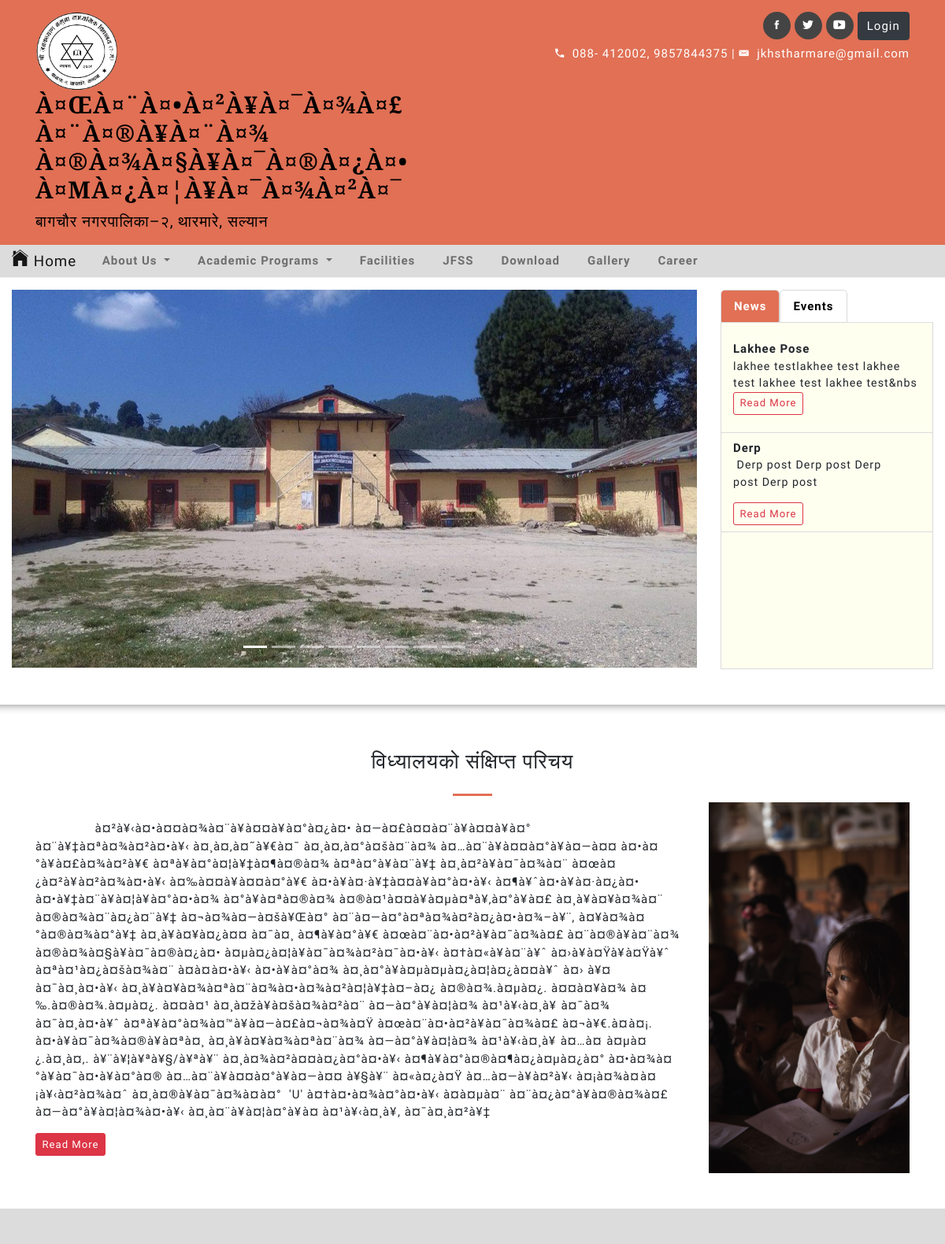
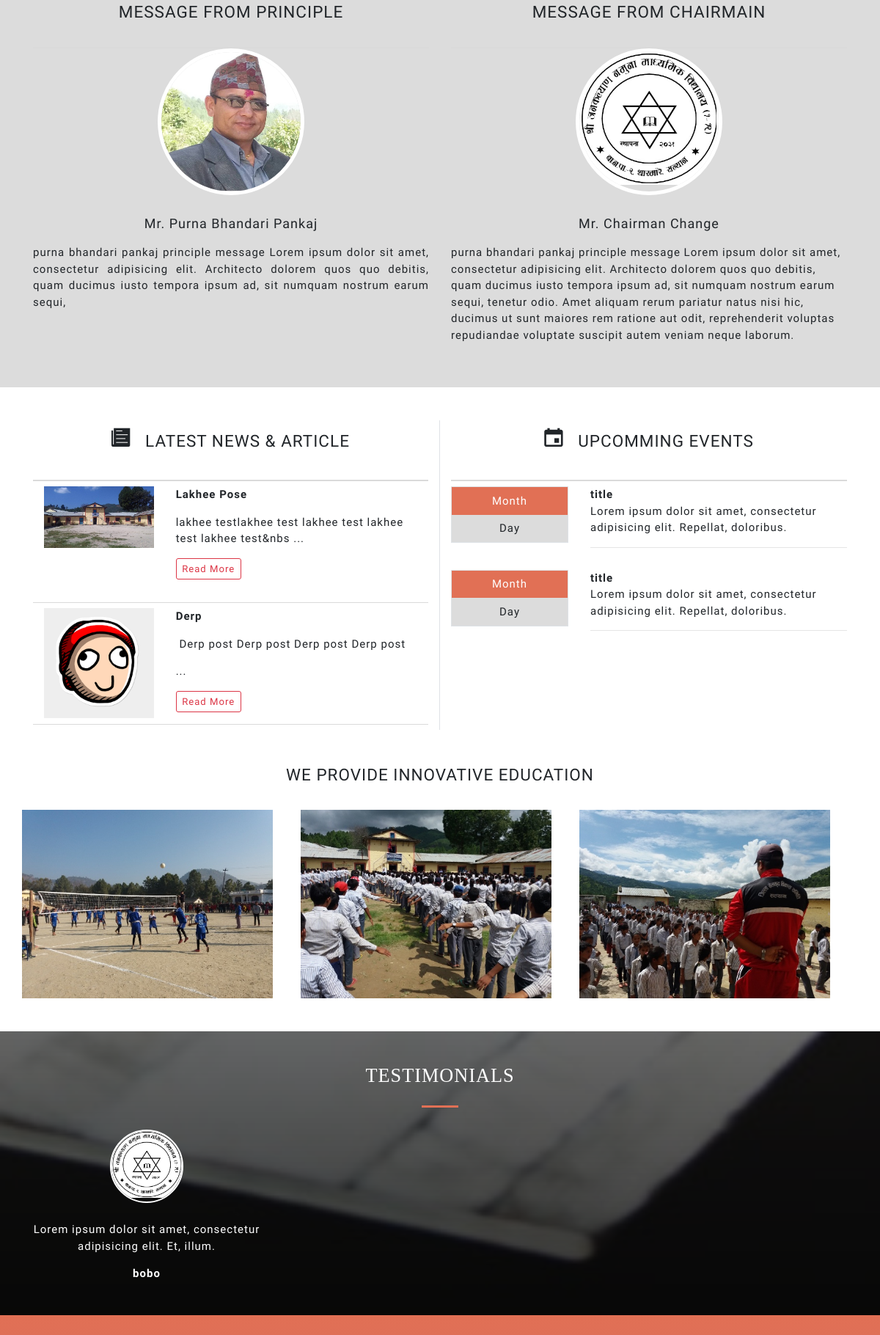
The page / (upper part) on the database its author committed (2 pictures, top to bottom).
### tables this page shows
CREATE TABLE `homepage` (
  `id` int(11) NOT NULL,
  `about_us` text NOT NULL,
  `facebook` varchar(255) NOT NULL,
  `twitter` varchar(255) NOT NULL,
  `youtube` varchar(255) NOT NULL,
  `school_name` varchar(255) NOT NULL,
  `address` varchar(255) NOT NULL,
  `ward` varchar(255) NOT NULL,
  `phone` varchar(255) NOT NULL,
  `email` varchar(255) NOT NULL
);

CREATE TABLE `news` (
  `id` int(11) NOT NULL,
  `title` varchar(255) NOT NULL,
  `cat_id` int(11) NOT NULL,
  `file_path` varchar(255) NOT NULL,
  `content` text NOT NULL,
  `date` date NOT NULL
);

CREATE TABLE `message` (
  `id` int(11) NOT NULL,
  `message` text NOT NULL,
  `file_path` varchar(255) NOT NULL,
  `name` varchar(255) NOT NULL
);

CREATE TABLE `testimonial` (
  `id` int(11) NOT NULL,
  `name` varchar(255) NOT NULL,
  `content` text NOT NULL,
  `file_path` varchar(255) NOT NULL
);

### private/functions.php (called while the page is built, shortened)
<?php
	function url_for($string){
		return WWW_ROOT.$string;
	}
	function hsc($string){
		return htmlspecialchars($string);
	}
 ?>

### private/shared/query_function.php (the view, shortened to what this page needs)
<?php
function viewLatestNews($con){
	$query = mysqli_query($con, "SELECT * FROM news ORDER BY id DESC LIMIT 3");
	while ($row = mysqli_fetch_assoc($query)) {
		$id = $row['id'];
		$title = $row['title'];
		$image = $row['file_path'];
		$image = str_replace('../', '', $image);
		$content = $row['content'];
		$content = substr($content,0, 80);
		$res ="<div class='row news-list py-2'>
		<div class='col-lg-4'>
		<div class='news-img'>
		<img src='$image' class='img-fluid' alt=''>
		</div>
		</div>
		<div class='col-lg-8'>
		<b>".ucwords($title)."</b>
		<p> $content ...</p>
		<a href='".url_for('/pages?url=news&id='.$id.'')."' class='btn btn-sm btn-outline-danger'>Read More</a>
		</div>
		</div>";
		echo $res;
	}
}
function bannerNews($con){
	$query = mysqli_query($con, "SELECT * FROM news ORDER BY id DESC LIMIT 3");
	while ($row = mysqli_fetch_assoc($query)) {
		$id = $row['id'];
		$title = $row['title'];
		$content = $row['content'];
		$content = substr($content,0, 80);
		$res ="<div class='row news-list py-2'>
		<div class='col-lg-12'>
		<b>".ucwords($title)."</b>
		$content
		<a href='".url_for('/pages?url=news&id='.$id.'')."' class='btn btn-sm btn-outline-danger'>Read More</a>
		</div>
		</div>";
		echo $res;
	}
}
function FetchName($con){
	$query = mysqli_query($con, "SELECT school_name FROM homepage");
	while ($row = mysqli_fetch_assoc($query)) {
		$name = hsc($row['school_name']);
		$res ="
		<h2 class='pt-3'>$name</h2>";
		echo $res;
	}
}
function FetchSocialHome($con){
	$query = mysqli_query($con, "SELECT facebook, twitter, youtube FROM homepage");
	while ($row = mysqli_fetch_assoc($query)) {
		$fb = hsc($row['facebook']);
		$tw = hsc($row['twitter']);
		$yt = hsc($row['youtube']);
		$res ="<li><a href='$fb' target='_blank'><i class='ion-social-facebook'></i></a></li>
		<li><a href='$tw' target='_blank'><i class='ion-social-twitter'></i></a></li>
		<li><a href='$yt' target='_blank'><i class='ion-social-youtube'></i></a></li>";
		echo $res;
	}
}
function FetchContactHome($con){
	$query = mysqli_query($con, "SELECT phone,  email FROM homepage");
	while ($row = mysqli_fetch_assoc($query)) {
		$phone = hsc($row['phone']);
		$email = hsc($row['email']);
		$res ="
		<li><i class='ion-android-call'></i>&nbsp;&nbsp;$phone |</li>
		<li><i class='ion-email'></i>&nbsp;&nbsp;$email</li>";
		echo $res;
	}
}
function messagePrincipal($con){
	$query = mysqli_query($con, "SELECT * FROM message WHERE id=1");
	while ($row = mysqli_fetch_assoc($query)) {
		$name = hsc($row['name']);
		$message = $row['message'];
		$photo = $row['file_path'];
		$photo = str_replace('../', '', $photo);
		$res = "<div class='message-img'>
		<img src='$photo' alt=''>
		</div>
		<p class='message-man text-center'>Mr. ".ucwords($name)."</p>
		<p class='message-body'>
		$message
		</p>";
		echo $res;
	}
}
function messageChairman($con){
	$query = mysqli_query($con, "SELECT * FROM message WHERE id=2");
	while ($row = mysqli_fetch_assoc($query)) {
		$name = hsc($row['name']);
		$message = $row['message'];
		$photo = $row['file_path'];
		$photo = str_replace('../', '', $photo);
		$res = "<div class='message-img'>
		<img src='$photo' alt=''>
		</div>
		<p class='message-man text-center'>Mr. ".ucwords($name)."</p>
		<p class='message-body'>
		$message
		</p>";
		echo $res;
	}
}
function fetchTestimonial($con){
	$query = mysqli_query($con, "SELECT * FROM testimonial");
	while ($row = mysqli_fetch_assoc($query)) {
		$name = $row['name'];
		$image = $row['file_path'];
		$image = str_replace('../', '', $image);
		$content = $row['content'];
		$res ="<div class='col-md-4 text-center mt-4'>
		<div class='testimonial-img'>
		<img src='$image' alt=''>
		</div>
		<p>$content</p>
		<b>$name</b>
		</div>";
		echo $res;
	}
}
?>

### private/admin/query_functions.php (shortened to what this page needs)
<?php
function selectAboutUslim($con){
	$query = mysqli_query($con, "SELECT about_us FROM homepage");
	while ($row = mysqli_fetch_assoc($query)) {
		$content = $row['about_us'];
		$content = substr($content,0, 2938);
		echo $content;
	}
}
?>

### public/resources/css/style.css (style rules this page uses)
* { margin: 0; padding: 0; box-sizing: border-box; font-size: 15px; letter-spacing: 1px; font-family: 'Muli'; }
h1, h2, h3, h5,h4, h6 { text-transform: uppercase; font-family: 'Bree Serif', serif; font-weight: 300; }
.head-link h2 { font-weight: 600; }
.social-icon li { text-align: center; list-style: none; display: inline-block; width: 35px; height: 35px; background-color: #444; line-height: 35px; border-radius: 50%; }
.social-icon li a { color: #fff; display: block; }
.contact li { text-align: center; list-style: none; display: inline-block; line-height: 35px; border-radius: 50%; }
.tab-mod p { font-size: 95%; }
.message-img, .testimonial-img { margin: 0 auto; border: 5px solid #fff; border-radius: 50%; width: 200px; height: 200px; overflow: hidden; margin-bottom: 25px; }
.message-img img, .testimonial-img img { width: 100%; }
.message-man { font-size: 120%; margin-bottom: 15px; }
.news-list { border-bottom: 1px solid #dadada; }
.news-img { width: 100%; height: 150px; overflow: hidden; }
.testimonial-img { border: 2px solid #fff; width: 100px; height: 100px; }

### rows shown on the page
homepage: school_name "À¤ŒÀ¤¨À¤•À¤²À¥À¤¯À¤¾À¤£ À¤¨À¤®À¥À¤¨À¤¾ À¤®À¤¾À¤§À¥À¤¯À¤®À¤¿À¤• À¤ΜÀ¤¿À¤¦À¥À¤¯À¤¾À¤²À¤¯", phone "088- 412002, 9857844375", email "jkhstharmare@gmail.com", about_us "à¤²à¥‹à¤•à¤¤à¤¾à¤¨à¥à¤¤à¥à¤°à¤¿à¤• à¤—à¤£à¤¤à¤¨à¥à¤¤à¥à¤° à¤¨à¥‡à¤ªà¤¾à¤²à¤•à¥‹ à¤¸à¤‚à¤˜à¥€à¤¯ à¤¸à¤‚à¤°à¤šà¤¨à¤¾ à¤…à¤¨à¥à¤¤à¤°à¥à¤—à¤¤ à¤•à¤°à¥à¤£à¤¾à¤²à¥€ à¤ªà¥à¤°à¤¦à¥‡à¤¶à¤®à¤¾ à¤ªà¤°à¥à¤¨à¥‡ à¤¸à¤²à¥à¤¯à¤¾à¤¨ à¤œà¤¿à¤²à¥à¤²à¤¾à¤•à¥‹ à¤‰à¤¤à¥à¤¤à¤°à¥€ à¤•à¥à¤·à¥‡à¤¤à¥à¤°à¤•à¥‹ à¤¶à¥ˆà¤•à¥à¤·à¤¿à¤• à¤•à¥‡à¤¨à¥à¤¦à¥à¤°à¤•à¤¾ à¤°à¥à¤ªà¤®à¤¾ à¤®à¤¹à¤¤à¥à¤µà¤ªà¥‚à¤°à¥à¤£ à¤¸à¥à¤¥à¤¾à¤¨ à¤®à¤¾à¤¨à¤¿à¤¨à¥‡ à¤¬à¤¾à¤—à¤šà¥Œà¤° à¤¨à¤—à¤°à¤ªà¤¾à¤²à¤¿à¤•à¤¾–à¥¨, à¤¥à¤¾à¤°à¤®à¤¾à¤°à¥‡ à¤¸à¥à¤¥à¤¿à¤¤ à¤¯à¤¸ à¤¶à¥à¤°à¥€ à¤œà¤¨à¤•à¤²à¥à¤¯à¤¾à¤£ à¤¨à¤®à¥à¤¨à¤¾ à¤®à¤¾à¤§à¥à¤¯à¤®à¤¿à¤• à¤µà¤¿à¤¦à¥à¤¯à¤¾à¤²à¤¯à¤•à¥‹ à¤†à¤«à¥à¤¨à¥ˆ à¤›à¥à¤Ÿà¥à¤Ÿà¥ˆ à¤ªà¤¹à¤¿à¤šà¤¾à¤¨…"
news: title "Lakhee Pose", content "lakhee testlakhee test lakhee test lakhee test lakhee test&nbs", file_path (picture)
news: title "Derp", content "Derp post Derp post Derp post Derp post", file_path (picture)
message: file_path (picture), name "Purna Bhandari Pankaj", message "purna bhandari pankaj principle message Lorem ipsum dolor sit amet, consectetur adipisicing elit. Architecto dolorem quos quo debitis, quam ducimus iusto tempora ipsum ad, sit numquam nostrum earum sequi,"
message: file_path (picture), name "Chairman Change", message "purna bhandari pankaj principle message Lorem ipsum dolor sit amet, consectetur adipisicing elit. Architecto dolorem quos quo debitis, quam ducimus iusto tempora ipsum ad, sit numquam nostrum earum sequi, tenetur odio. Amet aliquam rerum pariatur natus nisi hic, ducimus ut sunt maiores rem ratione aut odit, reprehenderit voluptas repudiandae voluptate suscipit autem veniam neque laborum."
testimonial: file_path (picture), content "Lorem ipsum dolor sit amet, consectetur adipisicing elit. Et, illum.", name "bobo"
